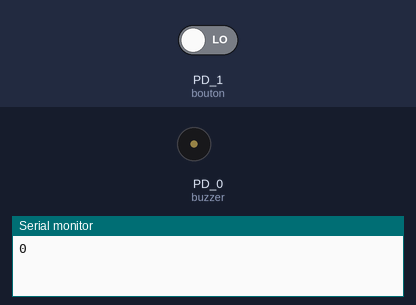
This sketch was run on a simulated TI Tiva C LaunchPad. On the bench: buzzer (waves = sounding), the last lines printed to the serial monitor. The inputs (shaded band) are chosen by the test bench; at power-on: PD_1 (bouton) LOW.

Above: at 1.2 s.
1.3 s: PD_1 (bouton) driven HIGH
At 2.5 s:
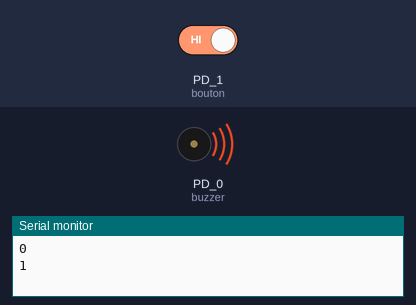
2.8 s: PD_1 (bouton) driven LOW
At 3.9 s:
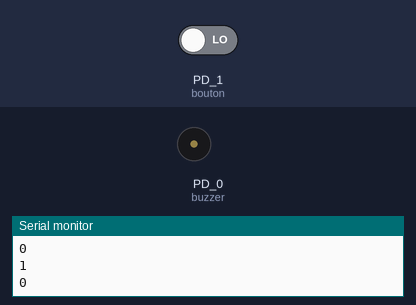
Timing chart, 0 to 5.8 s (numbered marks = the images above; inputs shaded):
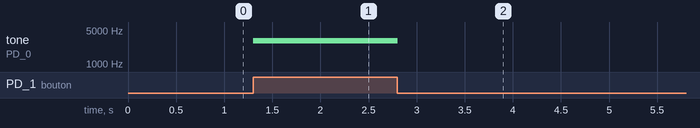

The sketch:

energia.ino
```cpp
const int buzzer = PD_0;
const int bouton = PD_1;
int lastEtat = -1;

void setup() {
  pinMode(buzzer, OUTPUT);
  pinMode(bouton, INPUT);
  Serial.begin(9600);
}

void loop() {
  int etat = digitalRead(bouton);

  if (etat != lastEtat){

    if (etat == HIGH) {
      tone(buzzer, 3000);
    } else {
      noTone(buzzer);
    }

    Serial.println(etat);
    lastEtat = etat;
  }

  delay(20);
}
```

Measured:
- after the input at 1.3 s, tone on PD_0 (buzzer): silent → 3000 Hz at once
- after the input at 2.8 s, tone on PD_0 (buzzer): 3000 Hz → silent at once
